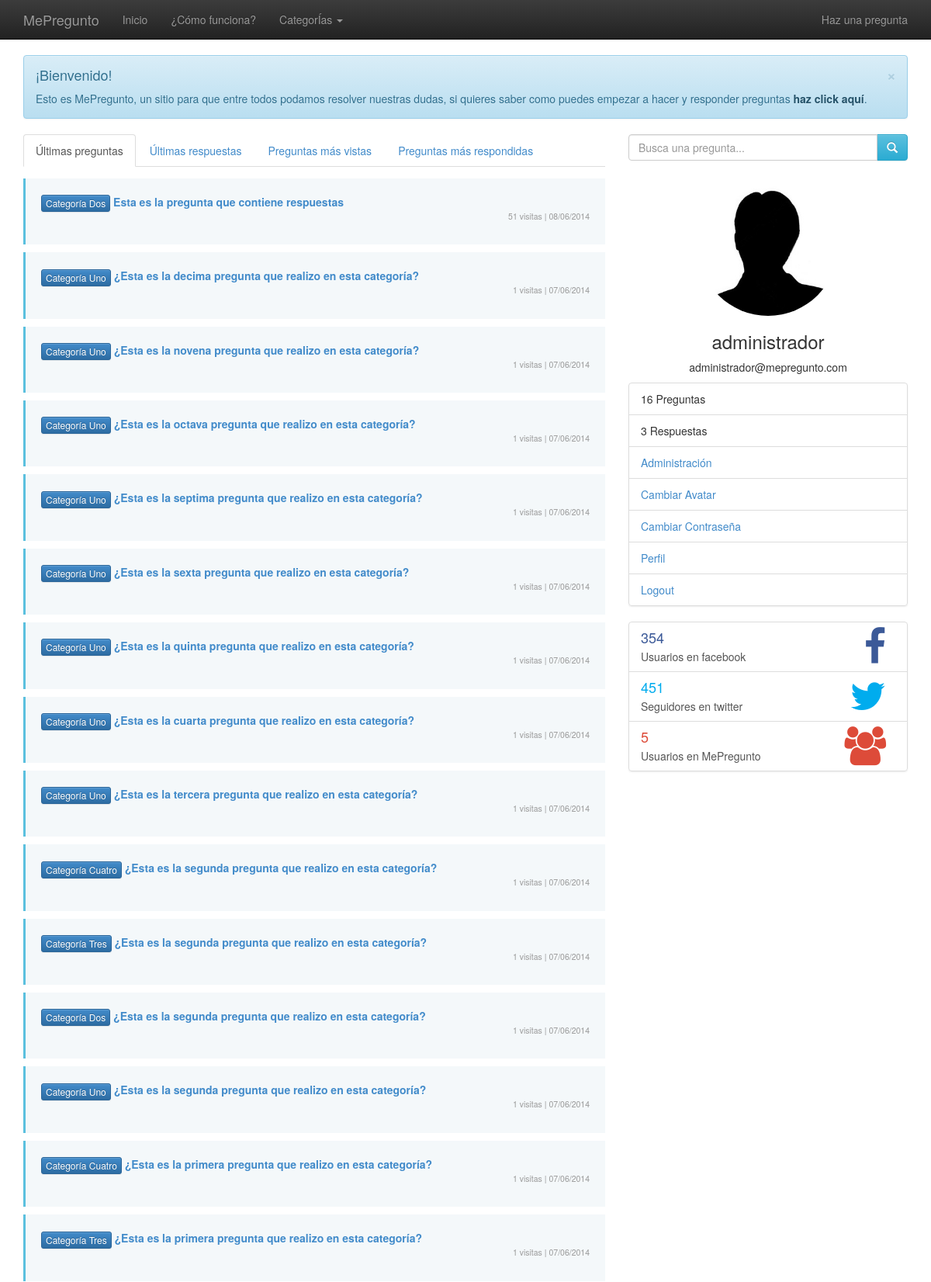
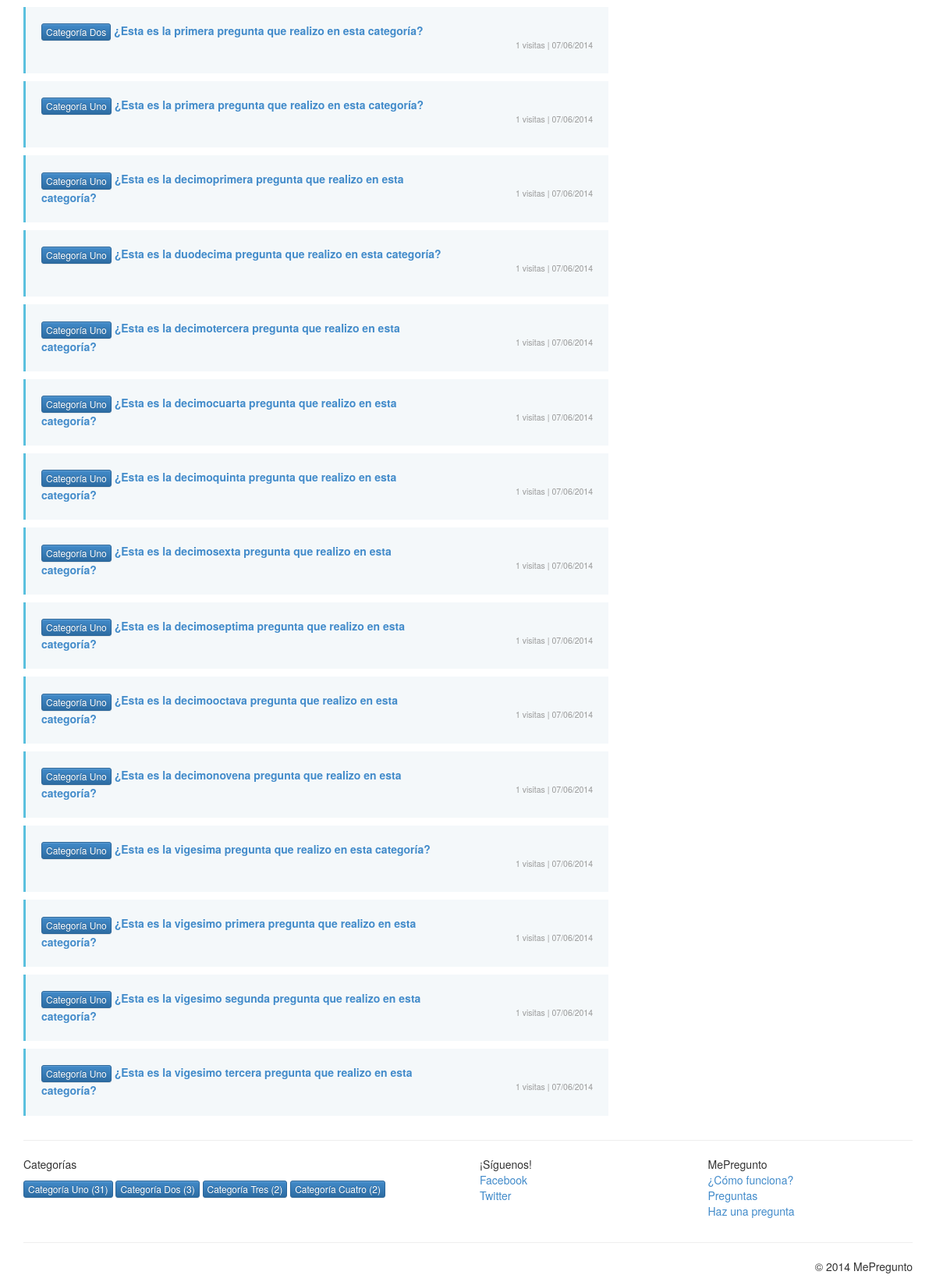
The page / (signed in) on the database its author committed (2 pictures, top to bottom).
### tables this page shows
CREATE TABLE IF NOT EXISTS `questions` (
  `idquestion` int(11) NOT NULL AUTO_INCREMENT,
  `question` text NOT NULL,
  `questiontext` text NOT NULL,
  `idcategory` int(11) NOT NULL,
  `idautor` int(11) NOT NULL,
  `datetime` datetime NOT NULL,
  `views` int(11) NOT NULL,
  PRIMARY KEY (`idquestion`),
  KEY `idcategory` (`idcategory`),
  KEY `idautor` (`idautor`)
);

CREATE TABLE IF NOT EXISTS `categories` (
  `idcategory` int(11) NOT NULL AUTO_INCREMENT,
  `name` varchar(25) NOT NULL,
  `description` text NOT NULL,
  PRIMARY KEY (`idcategory`)
);

CREATE TABLE IF NOT EXISTS `users` (
  `iduser` int(11) NOT NULL AUTO_INCREMENT,
  `nick` varchar(20) NOT NULL,
  `pass` varchar(32) NOT NULL,
  `mail` varchar(100) NOT NULL,
  `birthday` date DEFAULT NULL,
  `country` varchar(20) NOT NULL,
  `idpermission` int(11) NOT NULL,
  `avatar` varchar(100) NOT NULL,
  PRIMARY KEY (`iduser`,`nick`),
  UNIQUE KEY `iduser` (`iduser`)
);

### clases/claseconexion.php (called while the page is built, shortened)
<?php
class conexion
{
    var $baseDatos;
    var $servidor;
    var $usuario;
    var $clave;
    function conexion()
    {
        $this->baseDatos = $GLOBALS['basedatos'];
        $this->servidor  = $GLOBALS['servidor'];
        $this->usuario   = $GLOBALS['usuario'];
        $this->clave     = $GLOBALS['clave'];
    }
    function conectar()
    {
        $db = new MySQLi($this->servidor, $this->usuario, $this->clave, $this->baseDatos);
        $db->set_charset("utf8");
        if ($db->connect_errno) {
            return 0;
            $this->conexiondb = NULL;
        } else {
            $this->conexiondb = $db;
            return 1;
        }
    }
}
?>

### clases/clasepreguntas.php (called while the page is built, shortened)
<?php
require_once 'claseconexion.php';
class preguntas
{
    function getPreguntasByDate($limite, $idcategoria)
    {
        $query = "SELECT questions.idquestion,questions.question,questions.idautor,questions.idcategory,questions.datetime,questions.views,categories.name FROM questions INNER JOIN categories ON questions.idcategory=categories.idcategory";
        $query .= " ORDER BY datetime Desc ";
        if ($limite != -1) {
            $query .= " LIMIT " . $limite;
        }
        $preguntas  = array();
        $miConexion = new conexion;
        if ($miConexion->conectar()) {
            $resultado = $miConexion->conexiondb->query($query);
            while ($fila = $resultado->fetch_assoc()) {
                $pregunta             = new preguntas;
                $pregunta->idquestion = $fila['idquestion'];
                $pregunta->question   = $fila['question'];
                $pregunta->idautor    = $fila['idautor'];
                $pregunta->idcategory = $fila['idcategory'];
                $pregunta->datetime   = $fila['datetime'];
                $pregunta->views      = $fila['views'];
                $pregunta->category   = $fila['name'];
                $preguntas[]          = $pregunta;
            }
            return $preguntas;
        }
    }
}
?>

### clases/claseusuarios.php (called while the page is built, shortened)
<?php
require_once 'claseconexion.php';
class usuarios
{
    function getPreguntasTotalUser($iduser)
    {
        $query = "SELECT COUNT(*) AS total FROM questions WHERE idautor=" . $iduser;
        $total      = 0;
        $miConexion = new conexion;
        if ($miConexion->conectar()) {
            $resultado = $miConexion->conexiondb->query($query);
            while ($fila = $resultado->fetch_assoc()) {
                $total = $fila['total'];
            }
            return $total;
        }
    }
    function getRespuestasTotalUser($iduser)
    {
        $query = "SELECT COUNT(*) AS total FROM answers WHERE idautor=" . $iduser;
        $total      = 0;
        $miConexion = new conexion;
        if ($miConexion->conectar()) {
            $resultado = $miConexion->conexiondb->query($query);
            while ($fila = $resultado->fetch_assoc()) {
                $total = $fila['total'];
            }
            return $total;
        }
    }
    function buscarUsuarioPorNick($nick)
    {
        $query = "SELECT * FROM users WHERE nick='" . $nick . "'";
        $miConexion = new conexion;
        if ($miConexion->conectar()) {
            $resultado = $miConexion->conexiondb->query($query);
            while ($filausr = $resultado->fetch_assoc()) {
                $user               = new usuarios;
                $user->iduser       = $filausr['iduser'];
                $user->nick         = $filausr['nick'];
                $user->mail         = $filausr['mail'];
                $user->birthday     = $filausr['birthday'];
                $user->country      = $filausr['country'];
                $user->idpermission = $filausr['idpermission'];
                $user->avatar       = $filausr['avatar'];
                $usuarios           = $user;
            }
            return $usuarios;
        }
    }
}
?>

### clases/clasecategorias.php (called while the page is built, shortened)
<?php
require_once 'claseconexion.php';
class categorias
{
    function getCategorias()
    {
        $query      = "select categories.idcategory, categories.name, COUNT(categories.idcategory) as total from categories INNER JOIN questions ON categories.idcategory=questions.idcategory GROUP BY categories.idcategory";
        $categorias = array();
        $miConexion = new conexion;
        if ($miConexion->conectar()) {
            $resultado = $miConexion->conexiondb->query($query);
            while ($filacat = $resultado->fetch_assoc()) {
                $categ             = new categorias;
                $categ->idcategory = $filacat['idcategory'];
                $categ->name       = $filacat['name'];
                $categ->total      = $filacat['total'];
                $categorias[]      = $categ;
            }
            return $categorias;
        }
    }
}
?>

### index.php (the view, shortened to what this page needs)
<!doctype html>
<html>
	<head>
		<?php
include_once 'inc/cabecera.php';
require_once 'clases/clasepreguntas.php';
$listado = new preguntas;
?>
		<div class="row">
			<div class="col-lg-12">
					<div class="alert alert-dismissable alert-info">
					<button type="button" class="close" data-dismiss="alert">×</button>
					<h4>¡Bienvenido!</h4>
					<p>Esto es MePregunto, un sitio para que entre todos podamos resolver nuestras dudas, si quieres saber como puedes empezar a hacer y responder preguntas <a href="como-funciona.php" class="alert-link">haz click aqu&iacute;</a>.</p>
				</div>
			</div>
		</div>
		<div class="row">
			<div class="col-lg-8">
				<ul class="nav nav-tabs" style="margin-bottom: 15px;">
					<li class="active"><a href="#ultimas" data-toggle="tab">&Uacute;ltimas preguntas</a></li>
					<li class=""><a href="#ultimasrespuestas" data-toggle="tab">&Uacute;ltimas respuestas</a></li>
					<li class=""><a href="#vistas" data-toggle="tab">Preguntas m&aacute;s vistas</a></li>
					<li class=""><a href="#respondidas" data-toggle="tab">Preguntas m&aacute;s respondidas</a></li>
				</ul>
				<div id="myTabContent" class="tab-content">
  					 <div class="tab-pane fade active in" id="ultimas">
								<?php
foreach ($listado->getPreguntasByDate(30, 0) as $valor) {
    echo "<div class='row'><div class='col-lg-12'><div class='alert-message alert-message-info'><div class='row'><div class='col-lg-9'><a href='categoria.php?id=" . $valor->idcategory . "'><button type='button' class='btn btn-primary btn-xs'>" . $valor->category . "</button><b> <a href='pregunta.php?id=" . $valor->idquestion . "'>" . substr($valor->question, 0, 100) . "</b></a></div><div class='col-lg-3'><p><h5 class='pull-right'><small>" . $valor->views . " visitas | " . date('d/m/Y', strtotime($valor->datetime)) . " </small></h5></p></div></div></div></div></div>";
}
?>
					</div>
				</div>
			</div>
<?php
include 'inc/sidebar.php';
include 'inc/pie.php';
?>

### inc/login.php (shortened to what this page needs)
<?php
if ($_SERVER['PHP_SELF'] != "/MePregunto/inc/login.php") {
    require_once 'clases/claseusuarios.php';
} else {
    require_once '../clases/claseusuarios.php';
}
if (isset($_SESSION['usuario_nombre'])) {
    $datos = new usuarios;
    $datos = $datos->buscarUsuarioPorNick($_SESSION['usuario_nombre']);
    echo "
			<div class='profile'>
				<center><img src='" . $datos->avatar . "' alt='...' width='180' height='180' class='img-circle'>
				<p><h3>" . $datos->nick . "</h3></p>
				<p>" . $datos->mail . "</p></center>
			</div>
			<ul class='list-group'>
				<li class='list-group-item'>" . $datos->getPreguntasTotalUser($datos->iduser) . " Preguntas</li>
				<li class='list-group-item'>" . $datos->getRespuestasTotalUser($datos->iduser) . " Respuestas</li>";
    if ($_SESSION['usuario_permiso'] == 2) {
        echo "<li class='list-group-item'><a href='admin.php'>Administración</a></li>";
    }
    echo "<li class='list-group-item'><a href='cambiar_avatar.php'>Cambiar Avatar</a></li>
				<li class='list-group-item'><a href='cambiar_contrasena.php'>Cambiar Contraseña</a></li>
				<li class='list-group-item'><a href='perfil.php?id=" . $datos->iduser . "'>Perfil</a></li>
				<li class='list-group-item'><a href='inc/logout.php'>Logout</a></li>
			</ul>
		";
} else if (isset($_SESSION['usuario_permiso'])) {
    if ($_SESSION['usuario_permiso'] == 0) {
        $cadena = "<div class='form-group'><h4 class='text-danger'>USUARIO BANEADO</h4></div>
		<div class='panel panel-info'>
  <div class='panel-heading'><h3 class='panel-title'><strong>Indentifícate (<a href='registro.php'>Regístrate</a>)</strong></h3></div>
  <div class='panel-body' >
<div class='form-group'><label for='usuario'>Usuario</label><input type='text' class='form-control' id='usuario' name='usuario' placeholder='Usuario'></div><div class='form-group'><label for='clave'>Contraseña </label><input type='password' class='form-control' id='clave' name='clave' placeholder='Contraseña'></div><button type='button' id='btnLogin' class='btn btn-sm btn-default'>Entrar</button>
  </div>
</div>";
    }
}
?>

### inc/pie.php (shortened to what this page needs)
</div>
<footer>
<div class="row">
<div class="col-lg-12">
<?php
require_once 'clases/clasecategorias.php';
$listadofooter = new categorias;
$acumulador    = "";
?>
</div>
</div>
			<div class="row">
				<div class="col-lg-12">
				<hr>
				</div>
			</div>
			<div class="row">
				<div class="col-md-6">
					<ul class="list-unstyled">
						<li>Categor&iacute;as<li>
					</ul>
					<?php
foreach ($listadofooter->getCategorias() as $clave => $valor) {
    $acumulador .= "<a href='categoria.php?id=" . $valor->idcategory . "'><button type='button' class='btn btn-primary btn-xs'>" . $valor->name . " (" . $valor->total . ")</button></a>&nbsp;";
}
if ($acumulador != "") {
    echo "<p>" . $acumulador . "</p>";
}
?>
				</div>
				<div class="col-md-3">
					<ul class="list-unstyled">
						<li>¡S&iacute;guenos!<li>
						<li><a href="#">Facebook</a></li>
						<li><a href="#">Twitter</a></li>
					</ul>
				</div>
				<div class="col-md-3">
					<ul class="list-unstyled">
						<li>MePregunto<li>
						<li><a href="como-funciona.php">¿C&oacute;mo funciona?</a></li>
						<li><a href="index.php">Preguntas</a></li>
						<li><a href="nueva-pregunta.php">Haz una pregunta</a></li>
					</ul>
				</div>
			</div>
			<hr>
			<div class="row">
			<div class="col-lg-12">
			<p class="muted pull-right">© 2014 MePregunto</p>
				</div></div>
		</footer>
		</div>
</body>
</html>

### css/estilo.css (style rules this page uses)
a { transition: all .3s ease;-webkit-transition: all .3s ease;-moz-transition: all .3s ease;-o-transition: all .3s ease; }
.alert-message { margin: 0px 0px 10px 0px; padding: 20px; border-left: 3px solid #eee; }
.alert-message-info { background-color: #f4f8fa; border-color: #5bc0de; }

### rows shown on the page
questions: idcategory.name "Categoría Dos", question "Esta es la pregunta que contiene respuestas", views "51", datetime "08/06/2014"
questions: idcategory.name "Categoría Uno", question "¿Esta es la decima pregunta que realizo en esta categoría?", views "1", datetime "07/06/2014"
questions: idcategory.name "Categoría Uno", question "¿Esta es la novena pregunta que realizo en esta categoría?", views "1", datetime "07/06/2014"
questions: idcategory.name "Categoría Uno", question "¿Esta es la octava pregunta que realizo en esta categoría?", views "1", datetime "07/06/2014"
questions: idcategory.name "Categoría Uno", question "¿Esta es la septima pregunta que realizo en esta categoría?", views "1", datetime "07/06/2014"
questions: idcategory.name "Categoría Uno", question "¿Esta es la sexta pregunta que realizo en esta categoría?", views "1", datetime "07/06/2014"
questions: idcategory.name "Categoría Uno", question "¿Esta es la quinta pregunta que realizo en esta categoría?", views "1", datetime "07/06/2014"
questions: idcategory.name "Categoría Uno", question "¿Esta es la cuarta pregunta que realizo en esta categoría?", views "1", datetime "07/06/2014"
questions: idcategory.name "Categoría Uno", question "¿Esta es la tercera pregunta que realizo en esta categoría?", views "1", datetime "07/06/2014"
questions: idcategory.name "Categoría Cuatro", question "¿Esta es la segunda pregunta que realizo en esta categoría?", views "1", datetime "07/06/2014"
questions: idcategory.name "Categoría Tres", question "¿Esta es la segunda pregunta que realizo en esta categoría?", views "1", datetime "07/06/2014"
questions: idcategory.name "Categoría Dos", question "¿Esta es la segunda pregunta que realizo en esta categoría?", views "1", datetime "07/06/2014"
questions: idcategory.name "Categoría Uno", question "¿Esta es la segunda pregunta que realizo en esta categoría?", views "1", datetime "07/06/2014"
questions: idcategory.name "Categoría Cuatro", question "¿Esta es la primera pregunta que realizo en esta categoría?", views "1", datetime "07/06/2014"
questions: idcategory.name "Categoría Tres", question "¿Esta es la primera pregunta que realizo en esta categoría?", views "1", datetime "07/06/2014"
questions: idcategory.name "Categoría Dos", question "¿Esta es la primera pregunta que realizo en esta categoría?", views "1", datetime "07/06/2014"
questions: idcategory.name "Categoría Uno", question "¿Esta es la primera pregunta que realizo en esta categoría?", views "1", datetime "07/06/2014"
questions: idcategory.name "Categoría Uno", question "¿Esta es la decimoprimera pregunta que realizo en esta categoría?", views "1", datetime "07/06/2014"
questions: idcategory.name "Categoría Uno", question "¿Esta es la duodecima pregunta que realizo en esta categoría?", views "1", datetime "07/06/2014"
questions: idcategory.name "Categoría Uno", question "¿Esta es la decimotercera pregunta que realizo en esta categoría?", views "1", datetime "07/06/2014"
questions: idcategory.name "Categoría Uno", question "¿Esta es la decimocuarta pregunta que realizo en esta categoría?", views "1", datetime "07/06/2014"
questions: idcategory.name "Categoría Uno", question "¿Esta es la decimoquinta pregunta que realizo en esta categoría?", views "1", datetime "07/06/2014"
questions: idcategory.name "Categoría Uno", question "¿Esta es la decimosexta pregunta que realizo en esta categoría?", views "1", datetime "07/06/2014"
questions: idcategory.name "Categoría Uno", question "¿Esta es la decimoseptima pregunta que realizo en esta categoría?", views "1", datetime "07/06/2014"
questions: idcategory.name "Categoría Uno", question "¿Esta es la decimooctava pregunta que realizo en esta categoría?", views "1", datetime "07/06/2014"
questions: idcategory.name "Categoría Uno", question "¿Esta es la decimonovena pregunta que realizo en esta categoría?", views "1", datetime "07/06/2014"
questions: idcategory.name "Categoría Uno", question "¿Esta es la vigesima pregunta que realizo en esta categoría?", views "1", datetime "07/06/2014"
questions: idcategory.name "Categoría Uno", question "¿Esta es la vigesimo primera pregunta que realizo en esta categoría?", views "1", datetime "07/06/2014"
questions: idcategory.name "Categoría Uno", question "¿Esta es la vigesimo segunda pregunta que realizo en esta categoría?", views "1", datetime "07/06/2014"
questions: idcategory.name "Categoría Uno", question "¿Esta es la vigesimo tercera pregunta que realizo en esta categoría?", views "1", datetime "07/06/2014"
users: avatar (placeholder picture), nick "administrador", mail "administrador@mepregunto.com"
categories: name "Categoría Uno"
categories: name "Categoría Dos"
categories: name "Categoría Tres"
categories: name "Categoría Cuatro"

### other values the page prints
$datos->getPreguntasTotalUser($datos->iduser) "16"
$datos->getRespuestasTotalUser($datos->iduser) "3"
$usuarios->getUsersTotal() "5"
$valor->total "31 3 2 2"
